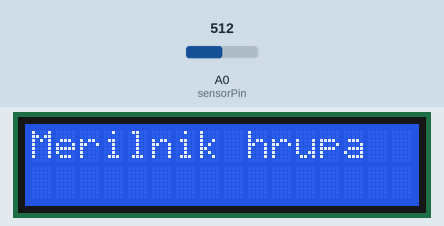
This sketch was run on a simulated Arduino Uno, built with avr-gcc and run on an emulated ATmega328P. On the bench: 16×2 character LCD. The inputs (shaded band) are chosen by the test bench; at power-on: A0 (sensorPin) = 512. What the sketch prints to the serial monitor is not drawn.

Above: at 0.1 s.
At 3.2 s:
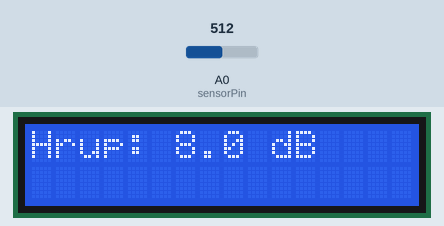
3.3 s: A0 (sensorPin) set to 716
At 3.47 s:
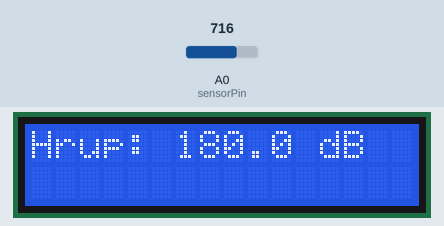
Timing chart, 0 to 6.3 s (numbered marks = the images above; inputs shaded):
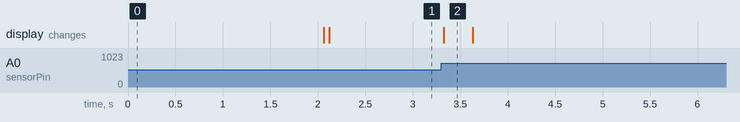

Measured:
- after the input at 3.3 s, the display: changes at once (image 2)

The sketch:

Koda.ino
```cpp
#include <LiquidCrystal.h>

// LCD pini
LiquidCrystal lcd(12, 11, 5, 4, 3, 2);

const int sensorPin = A0;
const int sampleWindow = 50;

unsigned int sample;

// Kalibracija: dB = k * peakToPeak + n
const float k = 1.156;
const float n = 2.22;

void setup() {
  Serial.begin(9600);

  lcd.begin(16, 2);
  lcd.print("Merilnik hrupa");
  delay(2000);
  lcd.clear();
}

void loop() {

  unsigned long startMillis = millis();

  unsigned int signalMax = 0;
  unsigned int signalMin = 1024;

  // Vzorčenje signala
  while (millis() - startMillis < sampleWindow) {

    sample = analogRead(sensorPin);

    if (sample < 1024) {

      if (sample > signalMax) {
        signalMax = sample;
      }

      if (sample < signalMin) {
        signalMin = sample;
      }
    }
  }

  // Peak-to-peak vrednost
  unsigned int peakToPeak = signalMax - signalMin;

  // Linearna kalibracija
  double dB = k * peakToPeak + n;

  // Omejitve
  if (dB < 8) {
    dB = 8;
  }

   if (dB > 120) {
    dB = 180;
  }

  // Serial Monitor
  Serial.print("PeakToPeak: ");
  Serial.print(peakToPeak);
  Serial.print(" | Hrup: ");
  Serial.print(dB, 1);
  Serial.println(" dB");

  // LCD - prva vrstica
  lcd.setCursor(0, 0);
  lcd.print("Hrup:");
  lcd.setCursor(6, 0);
  lcd.print(dB, 1);
  lcd.print(" dB   ");

  delay(250);
}
```
